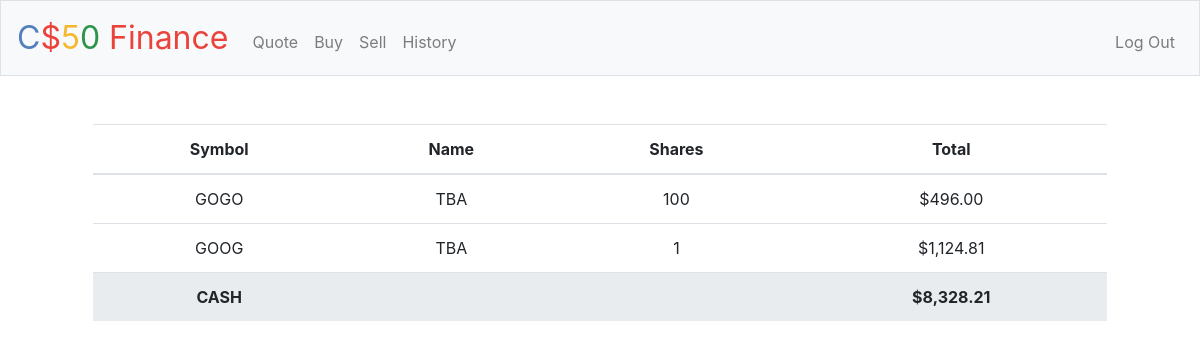
The page / (signed in) on the database its author committed.
### tables this page shows
CREATE TABLE 'assets' ('user_id' INTEGER NOT NULL, 'symbol' TEXT, 'shares' INTEGER, 'total' REAL);

### application.py (the view)
@app.route("/")
@login_required
def index():
    user_id = session['user_id']
    assetData = db.execute("SELECT * FROM assets WHERE user_id=(:user_id)", user_id=user_id)
    cash = db.execute("SELECT cash FROM users WHERE id=(:id)", id=user_id)
    cash = cash[0]['cash']
    for datum in assetData:
        datum['total'] = usd(round(datum['total'],2))
    cash = usd(round(cash, 2))
    return render_template("index.html", data=assetData, cash=cash)

### application.py (called while the page is built)
@app.after_request
def after_request(response):
    response.headers["Cache-Control"] = "no-cache, no-store, must-revalidate"
    response.headers["Expires"] = 0
    response.headers["Pragma"] = "no-cache"
    return response

### helpers.py (called while the page is built)
def login_required(f):
    @wraps(f)
    def decorated_function(*args, **kwargs):
        if session.get("user_id") is None:
            return redirect("/login")
        return f(*args, **kwargs)
    return decorated_function

def usd(value):
    if value < 1:
        return f"${value:,.4f}"
    else:
        return f"${value:,.2f}"

### templates/index.html (shortened to what this page needs)
{% extends "layout.html" %}
{% block main %}
<main class="index-page">
  <div class="container">
    <table class="table">
      <thead>
        <tr>
          <th scope="col">Symbol</th>
          <th scope="col">Name</th>
          <th scope="col">Shares</th>
          <th scope="col">Total</th>
        </tr>
      </thead>
      <tbody>
        {% for datum in data %}
          {% if datum['shares'] > 0 %}
          <tr>
            <td>{{ datum['symbol'] }}</td>
            <td>TBA</td>
            <td>{{ datum['shares'] }}</td>
            <td>{{ datum['total'] }}</td>
            </tr>
          {% endif %}
        {% endfor %}
        <tr class="last-row">
          <td><strong>CASH</strong></td>
          <td></td>
          <td></td>
          <td><strong>{{ cash }}</strong></td>
          </tr>
      </tbody>
    </table>
  </div>
</main>
{% endblock %}

### static/styles.css (style rules this page uses)
main { overflow-x: auto; text-align: center; }
.last-row { background-color:#e9ecef; }

### rows shown on the page
assets: symbol "GOGO", shares "100", total "$496.00"
assets: symbol "GOOG", shares "1", total "$1,124.81"

### other values the page prints
{{ cash }} "$8,328.21"
